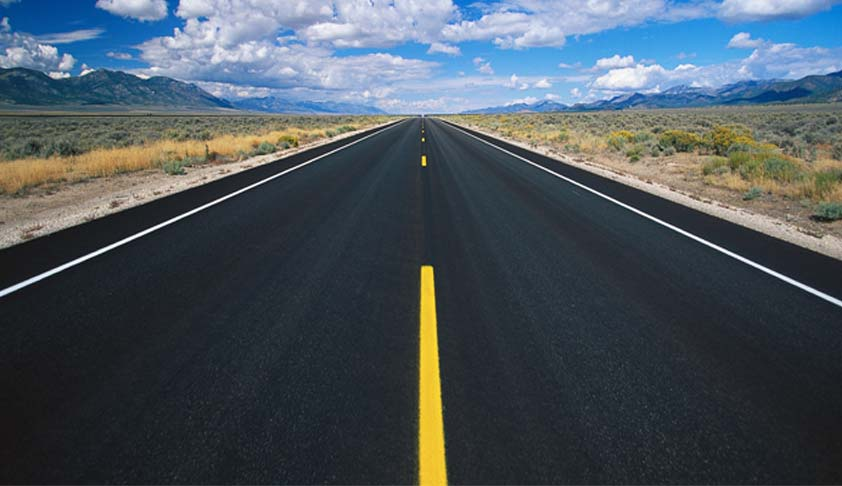
#> input picture Development_files/road2.jpg, 842 x 486 px, given in place of the camera
$ python face_detection.py
#> lines starting #> are read from the running program, lines starting #| are printed output that depends on the picture; after the words box and inside, x2 and y2 are one past the last pixel; in counts of white or black regions, pixels touching at a corner belong together
import cv2
import numpy as np

stop_cascade = cv2.CascadeClassifier('stop_sign.xml')


cap = cv2.VideoCapture(0)

while True:
    ret, img = cap.read()
#> img is the input picture: shape (486, 842, 3); mean B, G, R 92.4, 84, 73.5
    gray = cv2.cvtColor(img, cv2.COLOR_BGR2GRAY)
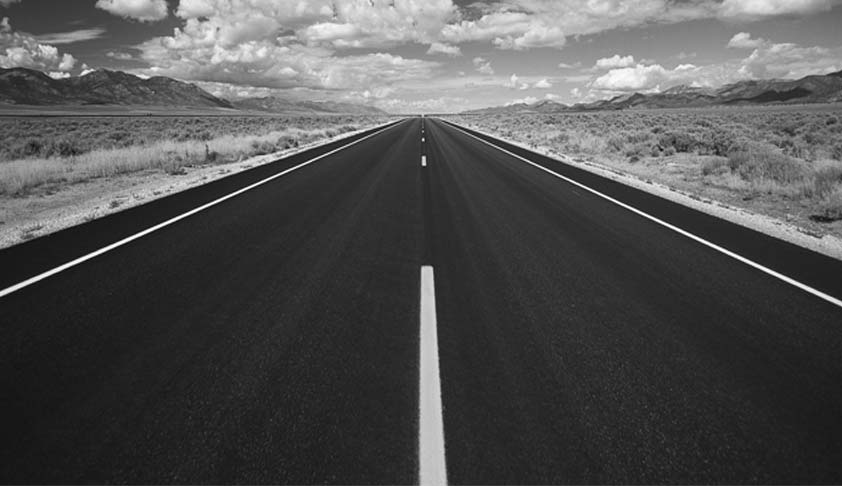
#> gray: shape (486, 842); min 3, max 255, mean 81.9
    kernel = np.ones((5,5),np.uint8)
    tophat=cv2.morphologyEx(gray,cv2.MORPH_TOPHAT,kernel)
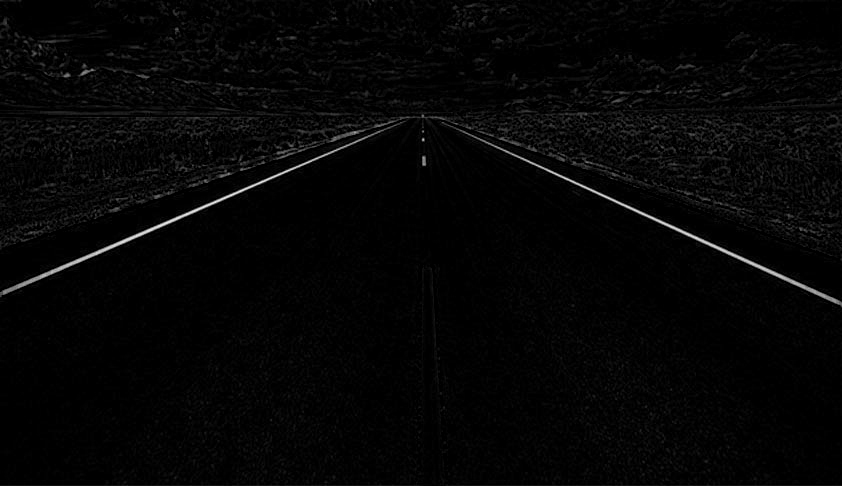
#> tophat: shape (486, 842); min 0, max 232, mean 5.4
    (thresh, im_bw) = cv2.threshold(tophat, 25, 255, cv2.THRESH_BINARY)
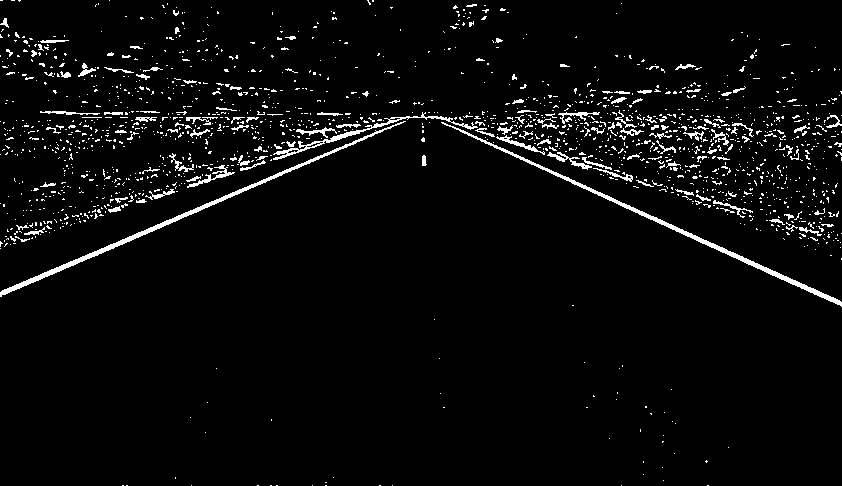
#> im_bw: shape (486, 842); 3.9% white in thin lines or dots
    minLineLength = 2000
    half=300
    maxLineGap = 0
    crp=im_bw[half:483,0:644]
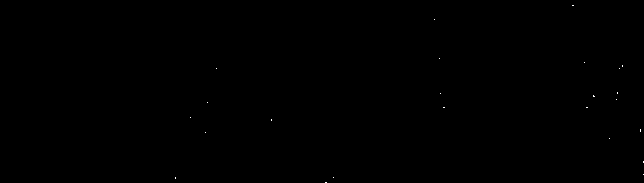
#> crp: shape (183, 644); 0.03% white in thin lines or dots, all inside (x1, y1, x2, y2) = (175, 5, 644, 183)
    lines = cv2.HoughLinesP(crp,1,np.pi/180,15,minLineLength,maxLineGap)
#> lines = None
    if lines != None:
        for x in range(0, len(lines)):
            for x1,y1,x2,y2 in lines[x]:
                cv2.line(img,(x1,y1+half),(x2,y2+half),(0,0,255),2)
                #cv2.line(crp,(x1,y1),(x2,y2),(0,0,255),2)
        y=350
        for x in range(0,479):
            if img[x][y][2]==255:
                x1=x
                break
        for x in range(479,0):
            if img[x][y][2]==255:
                x2=x
                break
    cv2.imshow('img',img)
    k = cv2.waitKey(30) & 0xff
#> (key Esc is pressed here)
    if k==27:
        break

cap.release()
cv2.destroyAllWindows()
